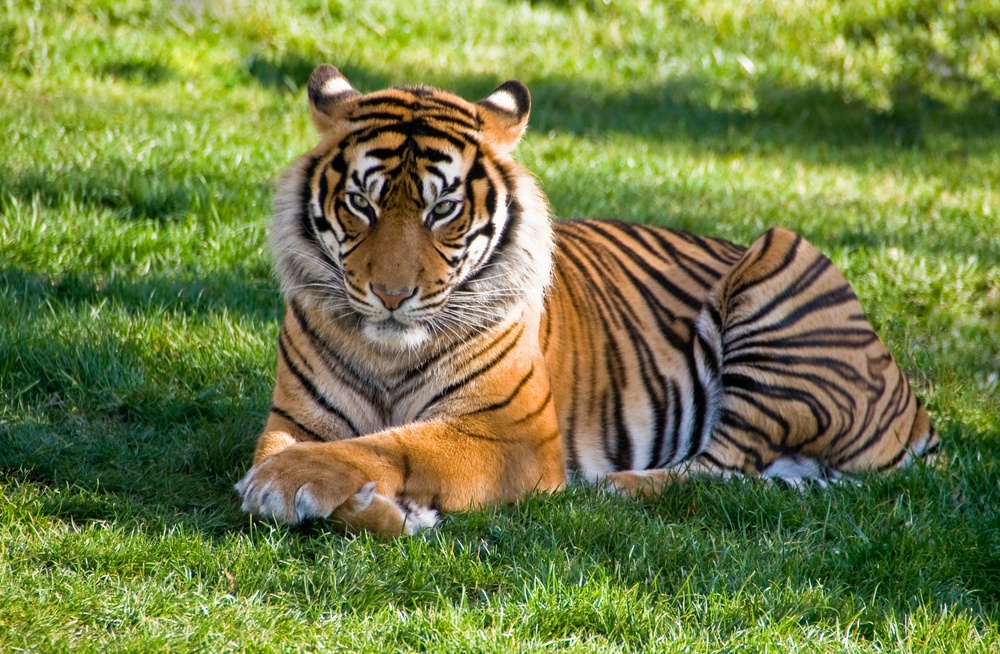
#> input picture tiger.jpg, 1000 x 654 px, shrunk from 2292 x 1500 before the run
$ python main.py   (older library calls are emulated)
#> lines starting #> are read from the running program, lines starting #| are printed output that depends on the picture
### utils.py
# utils.py
import cv2
import numpy as np
from scipy.fft import fft2, fftshift, ifft2
from scipy.ndimage import gaussian_filter

def apply_fourier_transform(image):
    """
    Apply Fourier Transform to the image and return the magnitude spectrum.
    """
    # Fourier Transform
    f_transform = fft2(image)
    f_shift = fftshift(f_transform)
    magnitude_spectrum = 20 * np.log(np.abs(f_shift) + 1)  # Use log scale for better visualization
    return magnitude_spectrum

def apply_filter(image, filter_type='gaussian', sigma=1):
    """
    Apply filtering to the image as a signal processing step.
    """
    if filter_type == 'gaussian':
        return gaussian_filter(image, sigma=sigma)
    elif filter_type == 'median':
        return cv2.medianBlur(image, 5)
    elif filter_type == 'sobel':
        sobelx = cv2.Sobel(image, cv2.CV_64F, 1, 0, ksize=5)
        sobely = cv2.Sobel(image, cv2.CV_64F, 0, 1, ksize=5)
        return cv2.magnitude(sobelx, sobely)
    else:
        print("Unsupported filter type.")
        return image

### main.py
# main.py
import cv2
import numpy as np
import matplotlib.pyplot as plt
from utils import apply_fourier_transform, apply_filter


def main():
    # Load an image
    image_path = 'tiger.jpg'  # Replace with your image path
    image = cv2.imread(image_path, cv2.IMREAD_GRAYSCALE)
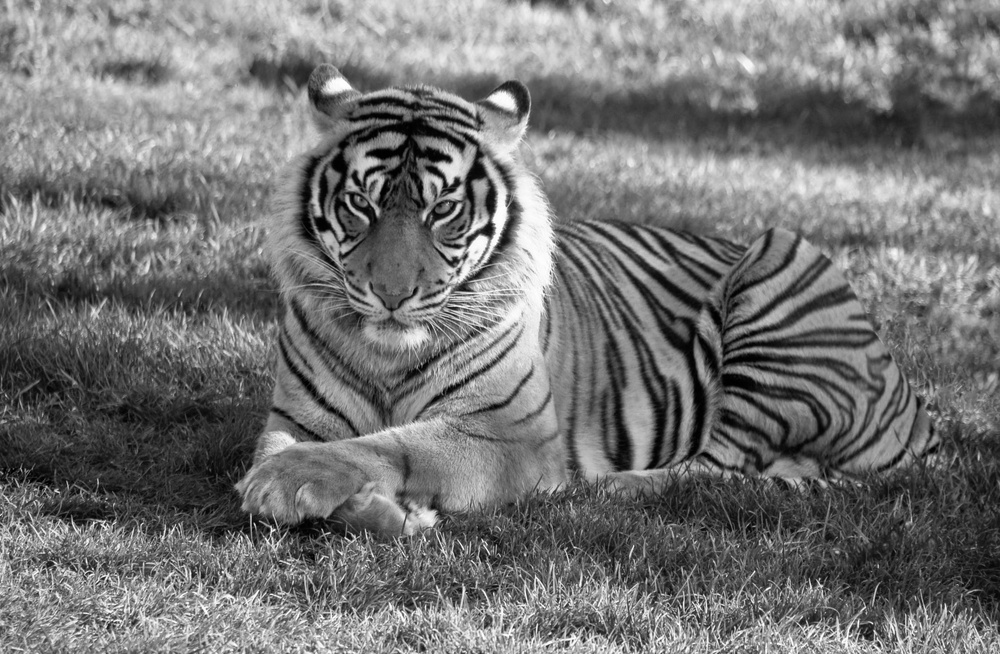
#> image: shape (654, 1000); min 0, max 255, mean 116.3

    if image is None:
        print("Error: Unable to load image.")
        return

    # Display the original image
    plt.figure(figsize=(10, 5))
    plt.subplot(1, 3, 1)
    plt.imshow(image, cmap='gray')
    plt.title('Original Image')
    plt.axis('off')

    # Apply Fourier Transform
    magnitude_spectrum = apply_fourier_transform(image)
#> in apply_fourier_transform, `magnitude_spectrum = 20 * np.log(np.abs(f_shift) + 1)`:
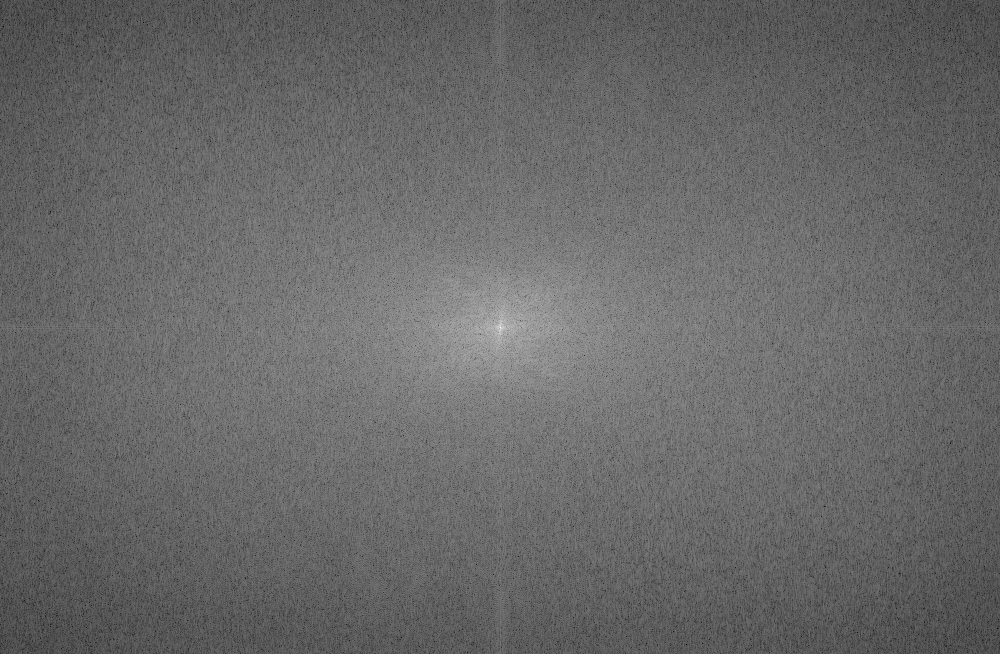
#> magnitude_spectrum: shape (654, 1000) float64; min 49.75, max 362.9, mean 178.1; drawn with min black and max white

    # Display the magnitude spectrum
    plt.subplot(1, 3, 2)
    plt.imshow(magnitude_spectrum, cmap='gray')
    plt.title('Fourier Magnitude Spectrum')
    plt.axis('off')

    # Apply a filter (e.g., Gaussian filter)
    filtered_image = apply_filter(image, filter_type='gaussian')

    # Display the filtered image
    plt.subplot(1, 3, 3)
    plt.imshow(filtered_image, cmap='gray')
    plt.title('Filtered Image')
    plt.axis('off')

    plt.tight_layout()
    plt.show()
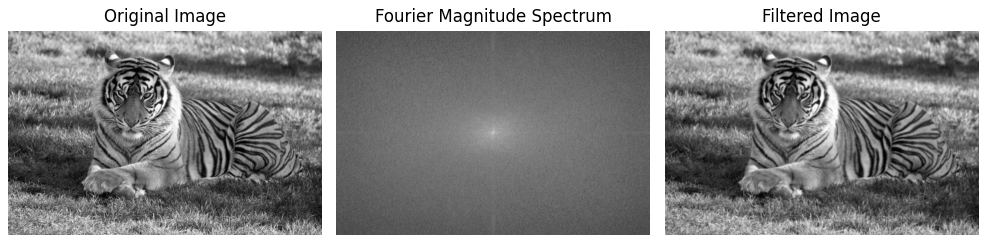
#> figure drawn by matplotlib, 3 panels


if __name__ == "__main__":
    main()
